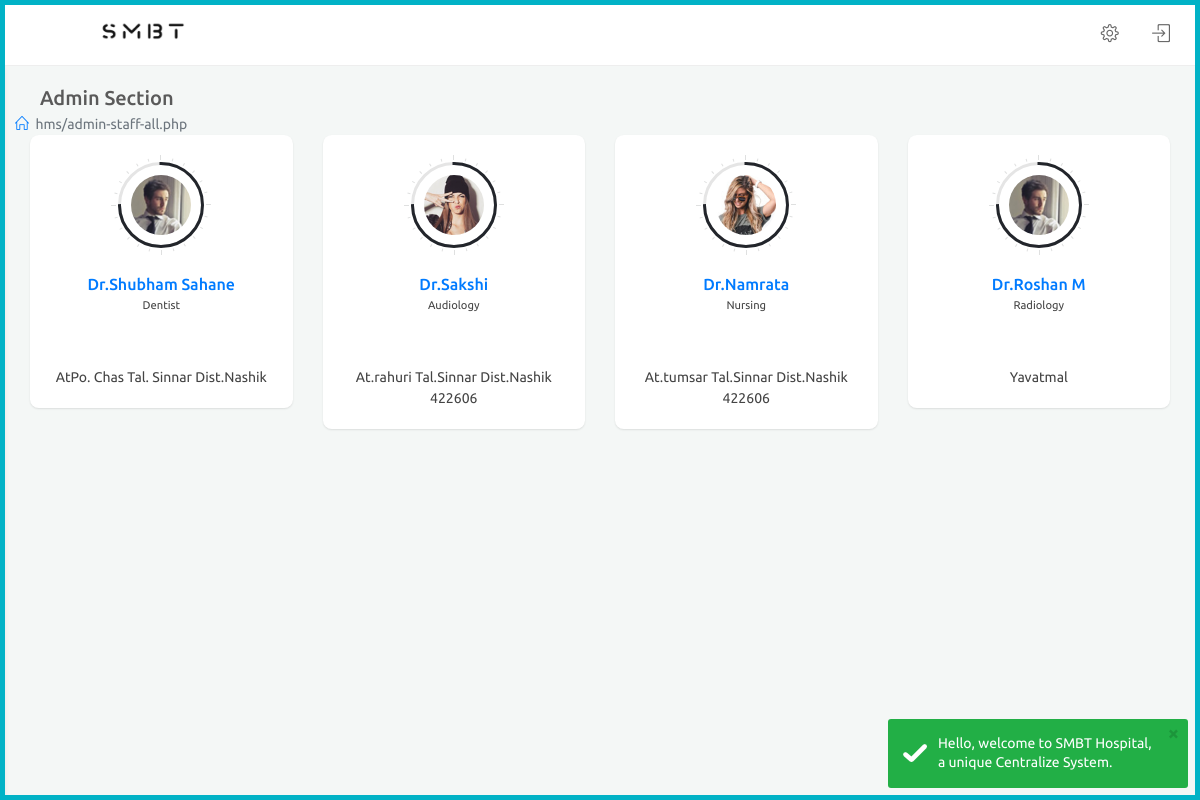
/admin-staff-all.php (signed in), run on the app's committed database.
### tables this page shows
CREATE TABLE `hospitalstaff` (
  `hsid` int NOT NULL AUTO_INCREMENT,
  `name` varchar(45) DEFAULT NULL,
  `email` varchar(45) DEFAULT NULL,
  `cNumber` varchar(45) DEFAULT NULL,
  `password` varchar(45) DEFAULT NULL,
  `education` varchar(45) DEFAULT NULL,
  `specialisation` varchar(45) DEFAULT NULL,
  `experience` varchar(45) DEFAULT NULL,
  `surgeonFlag` tinyint DEFAULT NULL,
  `doctorFlag` tinyint DEFAULT NULL,
  `nurseFlag` tinyint DEFAULT NULL,
  `accountantFlag` tinyint DEFAULT NULL,
  `laboratoristFlag` tinyint DEFAULT NULL,
  `pharmacyFlag` tinyint DEFAULT NULL,
  `emergencyFlag` tinyint DEFAULT NULL,
  `anaesthetistFlag` tinyint DEFAULT NULL,
  `adminFlag` tinyint DEFAULT NULL,
  `bdate` date DEFAULT NULL,
  `height` decimal(10,0) DEFAULT NULL,
  `weight` decimal(10,0) DEFAULT NULL,
  `sex` varchar(10) DEFAULT NULL,
  `age` int DEFAULT NULL,
  `address` varchar(80) DEFAULT NULL,
  `facebook` varchar(45) DEFAULT NULL,
  `twitter` varchar(45) DEFAULT NULL,
  `instagram` varchar(45) DEFAULT NULL,
  `glink` varchar(45) DEFAULT NULL,
  `profilename` varchar(45) DEFAULT 'avatar.png',
  PRIMARY KEY (`hsid`),
  UNIQUE KEY `hsid_UNIQUE` (`hsid`)
);

### admin-staff-all.php (the view)
<?php
  include("include/admin-header.php");
  ?>
        <div class="container-fluid">
            <?php
            $result = mysqli_query($conn,"SELECT * FROM hospital.hospitalstaff");
            if($result){
                echo"<div class='row clearfix'>";
                while($row=mysqli_fetch_assoc($result)){
                echo"<div class='col-lg-3 col-md-6 col-sm-12'>";
                    echo"<div class='card'>";
                        echo"<div class='body text-center'>";
                                echo"<div class='chart easy-pie-chart-1' data-percent='75'>
                                    <span>
                                        <img src='assets/images/sm/". $row['profilename'] ."' data-toggle='tooltip' data-placement='top' title='Dr. Avatar' alt='user' class='rounded-circle'/>
                                    </span>
                                    </div>";
                                    echo"<h6 class='mb-0'><a href='#' title='' >Dr.". $row['name'] ."</a> </h6>";
                                    echo"<small>". $row['specialisation'] ."</small>";
                                    echo"<ul class='social-links list-unstyled'>
                                        <li><a title='facebook' href='https://www.facebook.com/".$row['facebook']."/'><i class='fa fa-facebook'></i></a></li>
                                        <li><a title='twitter' href='https://www.twitter.com/".$row['twitter']."/'><i class='fa fa-twitter'></i></a></li>
                                        <li><a title='instagram' href='https://www.instagram.com/".$row['instagram']."/'><i class='fa fa-instagram'></i></a></li>
                                    </ul>";
                                echo"<span>".$row['address']."</span>";
                        echo"</div>";
                    echo"</div>";
                echo"</div>";
                }
                echo"</div>";
            }
            else echo"error";
            ?>
        </div>
<?php
  include("include/admin-footer.php");
  ?>

### assets/css/chatapp.css (style rules this page uses)
.clearfix:after { visibility:hidden;display:block;font-size:0;content:" ";clear:both;height:0 }

### assets/css/color_skins.css (style rules this page uses)
.theme-cyan:before,.theme-cyan:after { background:#01b2c6 }

### data on the page
hospitalstaff: profilename (picture), name "Shubham Sahane", specialisation "Dentist", address "AtPo. Chas Tal. Sinnar Dist.Nashik"
hospitalstaff: profilename (picture), name "Sakshi", specialisation "Audiology", address "At.rahuri Tal.Sinnar Dist.Nashik 422606"
hospitalstaff: profilename (picture), name "Namrata", specialisation "Nursing", address "At.tumsar Tal.Sinnar Dist.Nashik 422606"
hospitalstaff: profilename (picture), name "Roshan M", specialisation "Radiology", address "Yavatmal"

### other printed values
$currentPage "hms/admin-staff-all.php"
